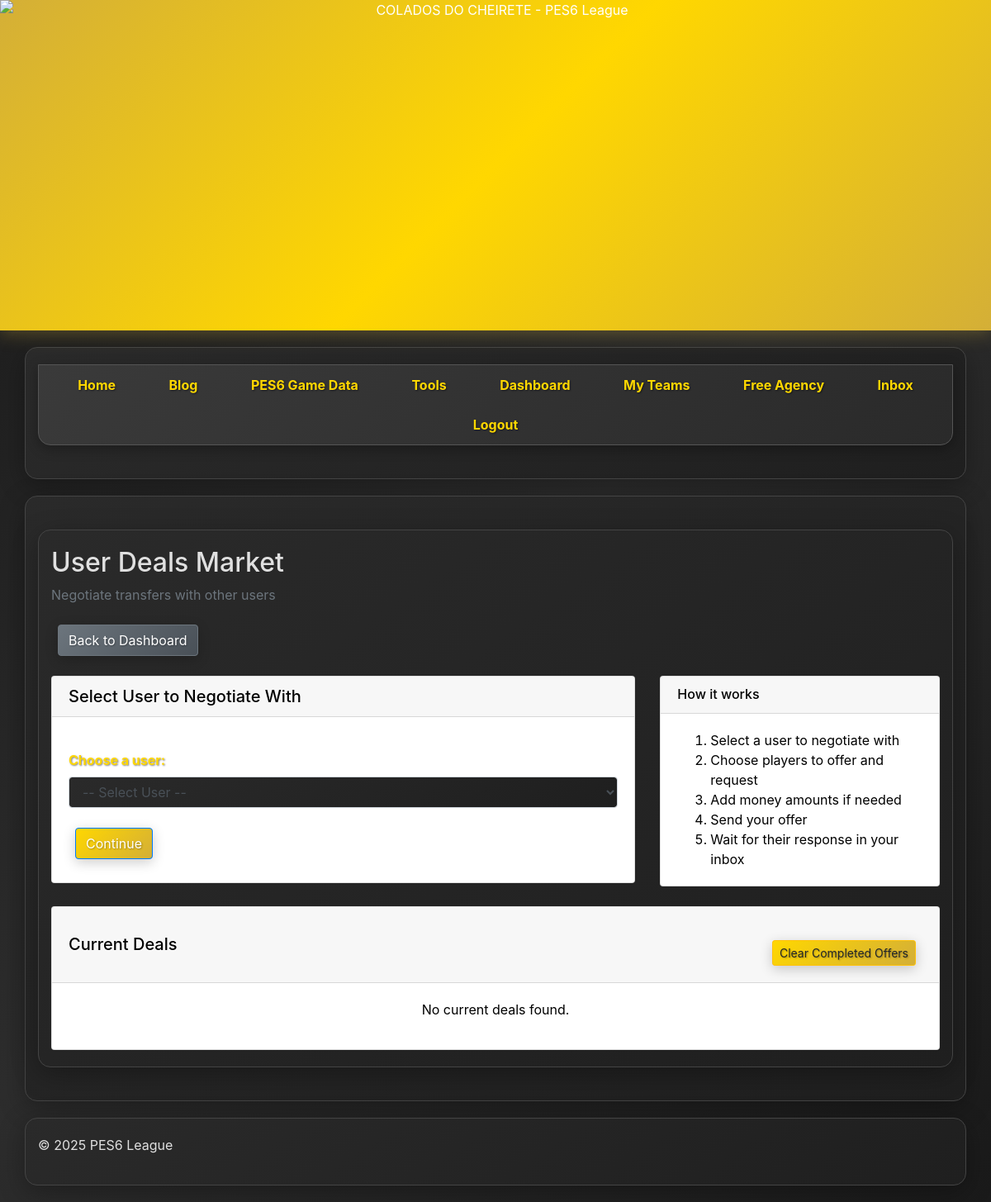
Before: /dashboard/user_deals (signed in) with the older database file.
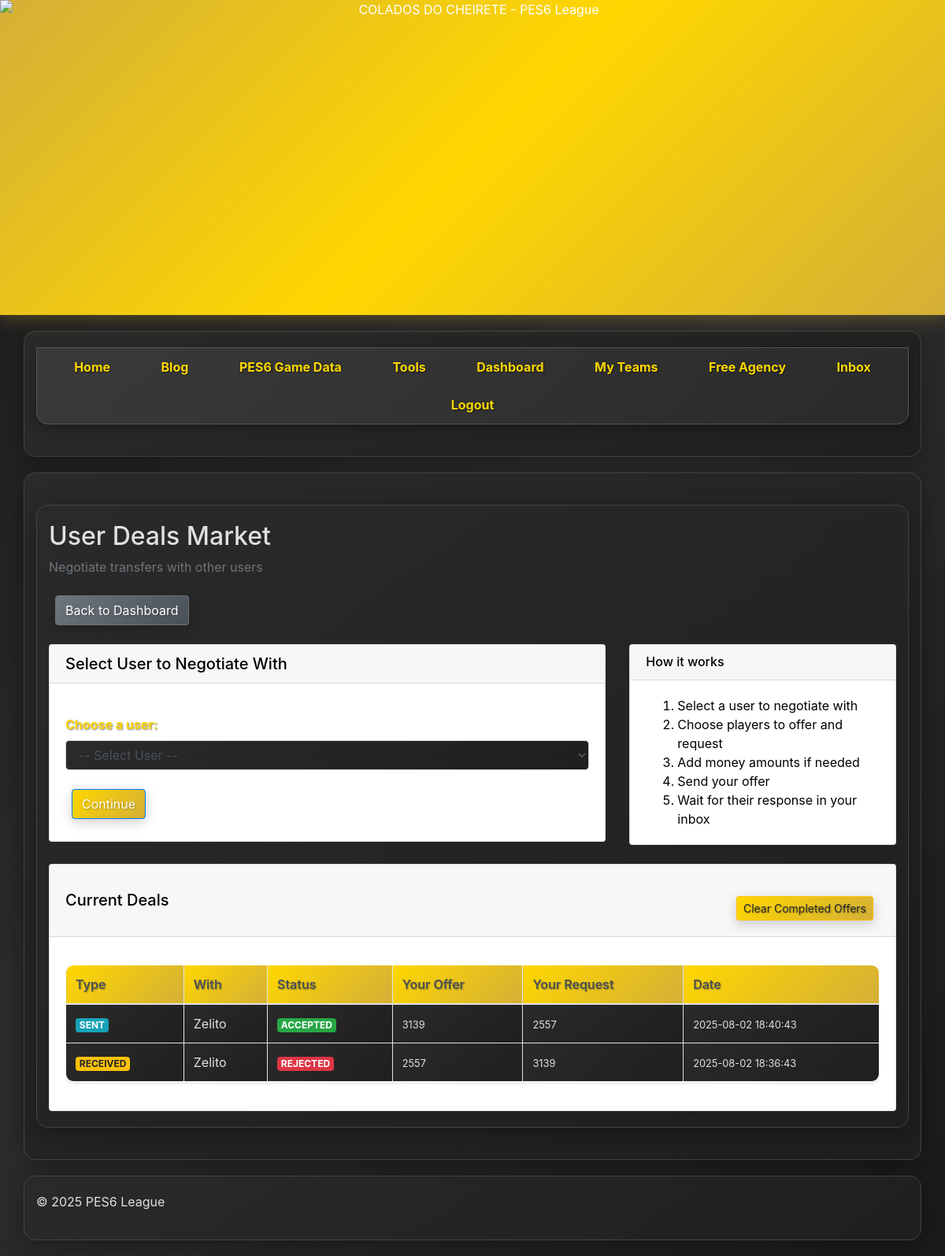
After: the same page with the newer database file.
### tables this page shows
CREATE TABLE offers (
    id INTEGER PRIMARY KEY AUTOINCREMENT,
    sender_id INTEGER NOT NULL,
    receiver_id INTEGER NOT NULL,
    player_id INTEGER NOT NULL,
    offer_amount INTEGER NOT NULL,
    offered_players TEXT,
    offered_money INTEGER DEFAULT 0,
    requested_players TEXT,
    requested_money INTEGER DEFAULT 0,
    sender_team_id INTEGER,
    receiver_team_id INTEGER,
    status TEXT DEFAULT 'pending',
    created_at TIMESTAMP DEFAULT CURRENT_TIMESTAMP,
    FOREIGN KEY (sender_id) REFERENCES users(id) ON DELETE CASCADE,
    FOREIGN KEY (receiver_id) REFERENCES users(id) ON DELETE CASCADE,
    FOREIGN KEY (player_id) REFERENCES players(id) ON DELETE CASCADE,
    FOREIGN KEY (sender_team_id) REFERENCES league_teams(id) ON DELETE CASCADE,
    FOREIGN KEY (receiver_team_id) REFERENCES league_teams(id) ON DELETE CASCADE
);

CREATE TABLE users (
    id INTEGER PRIMARY KEY AUTOINCREMENT,
    username TEXT UNIQUE NOT NULL,
    password TEXT NOT NULL,
    email TEXT UNIQUE NOT NULL,
    created_at TIMESTAMP DEFAULT CURRENT_TIMESTAMP
);

### app.py (the view, shortened to what this page needs)
@app.route('/dashboard/user_deals', methods=['GET', 'POST'])
@login_required
def dashboard_user_deals():
    cur = db_helper.get_cursor()
    active_team_id = session.get('active_team_id')
    if not active_team_id:
        cur.execute("SELECT id FROM league_teams WHERE user_id = ? ORDER BY id LIMIT 1", (current_user.id,))
        first_team = cur.fetchone()
        if first_team:
            active_team_id = first_team['id']
            session['active_team_id'] = active_team_id
    cur.execute("SELECT id, team_name FROM league_teams WHERE user_id = ? ORDER BY team_name", (current_user.id,))
    my_teams = cur.fetchall()
    cur.execute("SELECT id, username FROM users WHERE id != ? AND id != 1 ORDER BY username ASC", (current_user.id,))
    users = cur.fetchall()
    cur.execute("""
        SELECT p.id, p.player_name, p.registered_position, p.market_value, lt.team_name
        FROM players p
        JOIN team_players tp ON p.id = tp.player_id
        JOIN league_teams lt ON tp.team_id = lt.id
        WHERE lt.user_id = ?
        ORDER BY lt.team_name, p.player_name ASC
    """, (current_user.id,))
    my_players = cur.fetchall()
    recipient_players = []
    selected_receiver_id = request.form.get('receiver_id') if request.method == 'POST' else request.args.get('receiver_id')
    selected_my_team_id = request.form.get('my_team_id') if request.method == 'POST' else request.args.get('my_team_id', active_team_id)
    selected_their_team_id = request.form.get('their_team_id') if request.method == 'POST' else request.args.get('their_team_id')
    cur.close()
    cur = db_helper.get_cursor()
    cur.execute("""
        SELECT o.id, o.sender_id, o.receiver_id, o.status, o.created_at,
               u1.username as sender_name, u2.username as receiver_name,
               o.offered_players, o.offered_money, o.requested_players, o.requested_money
        FROM offers o
        JOIN users u1 ON o.sender_id = u1.id
        JOIN users u2 ON o.receiver_id = u2.id
        WHERE (o.sender_id = ? OR o.receiver_id = ?) AND o.status != 'deleted'
        ORDER BY o.created_at DESC
    """, (current_user.id, current_user.id))
    current_deals = cur.fetchall()
    cur.close()
    return render_template('dashboard_user_deals.html',
                         users=users,
                         my_players=my_players,
                         recipient_players=recipient_players,
                         selected_receiver_id=selected_receiver_id,
                         my_teams=my_teams,
                         recipient_teams=recipient_teams if 'recipient_teams' in locals() else [],
                         selected_my_team_id=selected_my_team_id,
                         selected_their_team_id=selected_their_team_id,
                         current_deals=current_deals)

### app.py (called while the page is built)
@login_manager.user_loader
def load_user(user_id):
    return User.get(user_id)

@app.template_filter('from_json')
def from_json_filter(value):
    if value is None:
        return []
    try:
        return json.loads(value)
    except:
        return []

def get_unread_count(user_id):
    cur = db_helper.get_cursor()
    try:
        cur.execute("SELECT COUNT(*) as count FROM messages WHERE receiver_id = ?", (user_id,))
        message_count = cur.fetchone()['count']
        cur.execute("SELECT COUNT(*) as count FROM offers WHERE receiver_id = ? AND status = 'pending'", (user_id,))
        offer_count = cur.fetchone()['count']
        return message_count + offer_count
    except Exception as e:
        app.logger.error(f"Error getting unread count: {e}")
        return 0
    finally:
        cur.close()

@app.context_processor
def inject_unread_count():
    if current_user.is_authenticated:
        return {'get_unread_count': get_unread_count}
    return {'get_unread_count': lambda x: 0}

    @staticmethod
    def get(user_id):
        cur = db_helper.get_cursor()
        cur.execute("SELECT id, username, email FROM users WHERE id = ?", (user_id,))
        user_data = cur.fetchone()
        cur.close()
        if user_data:
            return User(user_data[0], user_data[1], user_data[2])
        return None

### db_helper.py (called while the page is built)
def get_connection():
    if 'db_conn' not in g:
        g.db_conn = sqlite3.connect(DATABASE)
        g.db_conn.row_factory = sqlite3.Row
        g.db_conn.execute('PRAGMA foreign_keys = ON;')
    return g.db_conn

def get_cursor():
    return get_connection().cursor()

def close_connection(e=None):
    db_conn = g.pop('db_conn', None)
    if db_conn is not None:
        db_conn.close()

### templates/dashboard_user_deals.html (shortened to what this page needs)
{% extends "base.html" %}
{% block content %}
<div class="container dashboard-user-deals">
    <div class="row">
        <div class="col-12">
            <h2>User Deals Market</h2>
            <p class="text-muted">Negotiate transfers with other users</p>
            <div class="mb-3">
                <a href="{{ url_for('dashboard') }}" class="btn btn-secondary">
                     Back to Dashboard
                </a>
            </div>
        </div>
    </div>
    {% if not selected_receiver_id %}
    <div class="row">
        <div class="col-md-8">
            <div class="card">
                <div class="card-header">
                    <h5 class="card-title mb-0">
                         Select User to Negotiate With
                    </h5>
                </div>
                <div class="card-body">
                    <form method="get">
                        <div class="form-group">
                            <label for="receiver_id">Choose a user:</label>
                            <select id="receiver_id" name="receiver_id" class="form-control" required>
                                <option value="">-- Select User --</option>
                            </select>
                        </div>
                        <button type="submit" class="btn btn-primary">
                             Continue
                        </button>
                    </form>
                </div>
            </div>
        </div>
        <div class="col-md-4">
            <div class="card">
                <div class="card-header">
                    <h6 class="card-title mb-0">
                         How it works
                    </h6>
                </div>
                <div class="card-body">
                    <ol class="mb-0">
                        <li>Select a user to negotiate with</li>
                        <li>Choose players to offer and request</li>
                        <li>Add money amounts if needed</li>
                        <li>Send your offer</li>
                        <li>Wait for their response in your inbox</li>
                    </ol>
                </div>
            </div>
        </div>
    </div>
    {% endif %}
    <div class="row mt-4">
        <div class="col-12">
            <div class="card">
                <div class="card-header d-flex justify-content-between align-items-center">
                    <h5 class="card-title mb-0">
                         Current Deals
                    </h5>
                    <form method="POST" action="{{ url_for('clear_completed_offers') }}" style="display: inline;">
                        <button type="submit" class="btn btn-warning btn-sm" onclick="return confirm('Clear all completed offers?')">
                             Clear Completed Offers
                        </button>
                    </form>
                </div>
                <div class="card-body">
                    {% if current_deals %}
                        <div class="table-responsive">
                            <table class="table table-striped">
                                <thead>
                                    <tr>
                                        <th>Type</th>
                                        <th>With</th>
                                        <th>Status</th>
                                        <th>Your Offer</th>
                                        <th>Your Request</th>
                                        <th>Date</th>
                                    </tr>
                                </thead>
                                <tbody>
                                    {% for deal in current_deals %}
                                        <tr>
                                            <td>
                                                {% if deal.sender_id == current_user.id %}
                                                    <span class="badge badge-info">Sent</span>
                                                {% else %}
                                                    <span class="badge badge-warning">Received</span>
                                                {% endif %}
                                            </td>
                                            <td>
                                                {% if deal.sender_id == current_user.id %}
                                                    {{ deal.receiver_name }}
                                                {% else %}
                                                    {{ deal.sender_name }}
                                                {% endif %}
                                            </td>
                                            <td>
                                                {% if deal.status == 'pending' %}
                                                    <span class="badge badge-secondary">Pending</span>
                                                {% elif deal.status == 'accepted' %}
                                                    <span class="badge badge-success">Accepted</span>
                                                {% elif deal.status == 'rejected' %}
                                                    <span class="badge badge-danger">Rejected</span>
                                                {% else %}
                                                    <span class="badge badge-light">{{ deal.status }}</span>
                                                {% endif %}
                                            </td>
                                            <td>
                                                {% if deal.offered_players %}
                                                    {% set offered_players = deal.offered_players|from_json %}
                                                    <small>
                                                        {% for player_id in offered_players %}
                                                            {% if loop.index <= 3 %}
                                                                {{ player_id }}{% if not loop.last %}, {% endif %}
                                                            {% endif %}
                                                        {% endfor %}
                                                    </small>
                                                {% endif %}
                                            </td>
                                            <td>
                                                {% if deal.requested_players %}
                                                    {% set requested_players = deal.requested_players|from_json %}
                                                    <small>
                                                        {% for player_id in requested_players %}
                                                            {% if loop.index <= 3 %}
                                                                {{ player_id }}{% if not loop.last %}, {% endif %}
                                                            {% endif %}
                                                        {% endfor %}
                                                    </small>
                                                {% endif %}
                                            </td>
                                            <td>
                                                <small>{{ deal.created_at }}</small>
                                            </td>
                                        </tr>
                                    {% endfor %}
                                </tbody>
                            </table>
                        </div>
                    {% else %}
                        <p class="text-muted text-center">No current deals found.</p>
                    {% endif %}
                </div>
            </div>
        </div>
    </div>
</div>
{% endblock %}

### templates/base.html (shortened to what this page needs)
<!DOCTYPE html>
<html lang="en">
<head>
    <link rel="stylesheet" href="{{ url_for('static', filename='css/style.css') }}">
    <link rel="stylesheet" href="https://stackpath.bootstrapcdn.com/bootstrap/4.5.2/css/bootstrap.min.css">
</head>
<body>
    <header>
        <div class="banner-container">
            <div class="banner-image">
                <img src="{{ url_for('static', filename='images/banner.png') }}" alt="COLADOS DO CHEIRETE - PES6 League" class="banner-img">
            </div>
        </div>
    </header>
    <nav>
        <div class="container">
            <ul>
                <li><a href="{{ url_for('index') }}">Home</a></li>
<!DOCTYPE html>
                <li><a href="{{ url_for('blog') }}">Blog</a></li>
                <li><a href="{{ url_for('pes6_game_teams') }}">PES6 Game Data</a></li>
                <li><a href="{{ url_for('tools') }}">Tools</a></li>
                {% if current_user.is_authenticated %}
                    <li><a href="{{ url_for('dashboard') }}">Dashboard</a></li>
                    <li><a href="{{ url_for('team_management') }}">My Teams</a></li>
                    <li><a href="{{ url_for('free_agency') }}">Free Agency</a></li>
                    <li>
                        <a href="{{ url_for('inbox') }}" class="inbox-link">
                            Inbox
                            {% set unread_count = get_unread_count(current_user.id) %}
                        </a>
                    </li>
                    <li><a href="{{ url_for('logout') }}">Logout</a></li>
                {% else %}
                    <li><a href="{{ url_for('login') }}">Login</a></li>
                    <li><a href="{{ url_for('register') }}">Register</a></li>
                {% endif %}
            </ul>
        </div>
    </nav>
    <div class="container">
        {% block content %}{% endblock %}
    </div>
    <footer>
        <div class="container">
            <p>&copy; 2025 PES6 League</p>
        </div>
    </footer>
</body>
</html>

Changed rows visible on the page:
added offers: shows "SENT", receiver_name "Zelito", status "ACCEPTED", offered_players "3139", requested_players "2557", created_at "2025-08-02 18:40:43"
added offers: shows "RECEIVED", sender_name "Zelito", status "REJECTED", offered_players "2557", requested_players "3139", created_at "2025-08-02 18:36:43"
Other visible differences:
text no longer shown: "No current deals found."
text now shown: "Type With Status Your Offer Your Request Date"
